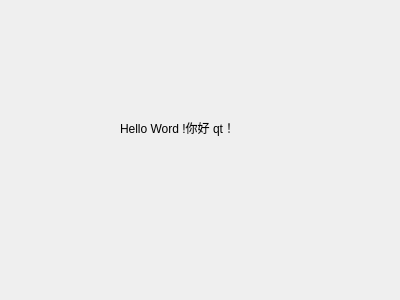
<?xml version="1.0" encoding="UTF-8"?>
<ui version="4.0">
 <class>HelloDialog</class>
 <widget class="QDialog" name="HelloDialog">
  <property name="geometry">
   <rect>
    <x>0</x>
    <y>0</y>
    <width>400</width>
    <height>300</height>
   </rect>
  </property>
  <property name="windowTitle">
   <string>Dialog</string>
  </property>
  <widget class="QLabel" name="label">
   <property name="geometry">
    <rect>
     <x>120</x>
     <y>120</y>
     <width>151</width>
     <height>16</height>
    </rect>
   </property>
   <property name="text">
    <string>Hello Word !你好 qt！</string>
   </property>
  </widget>
 </widget>
 <resources/>
 <connections/>
</ui>
